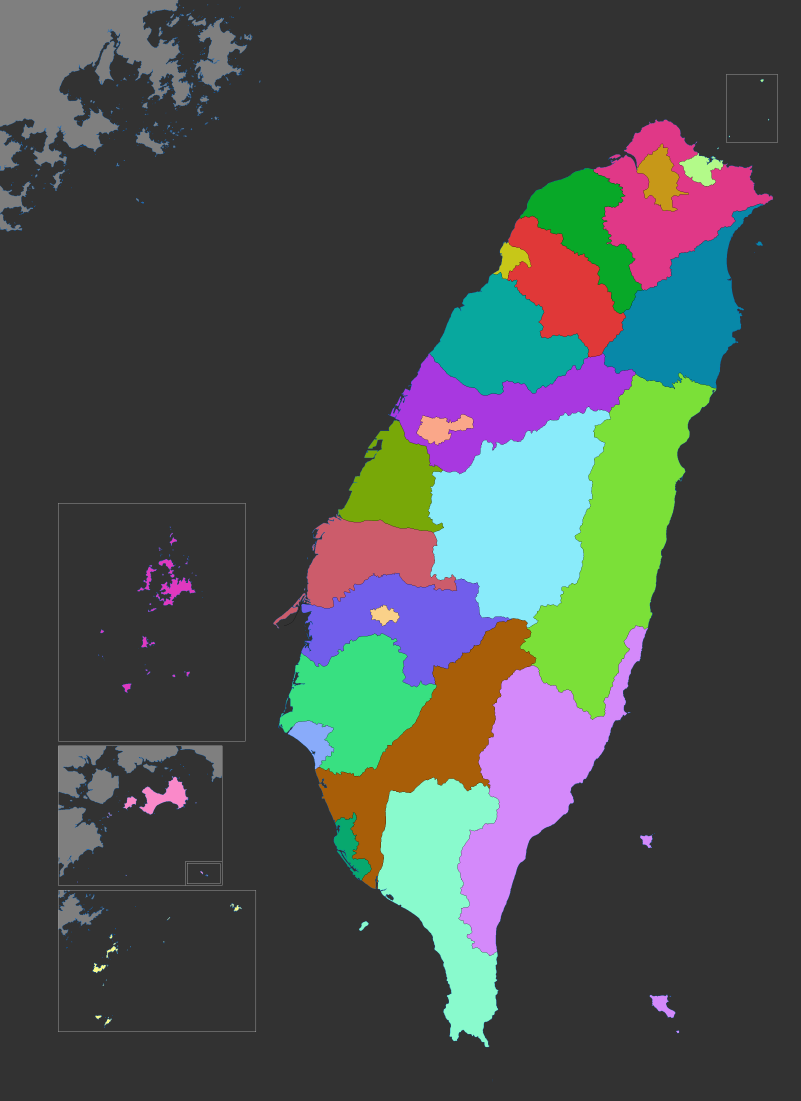
#> input picture County/Colorful25.png, 3203 x 4404 px (shown at 1/4 size)
$ python draw_county_maps_1992_2024.py
#> lines starting #> are read from the running program, lines starting #| are printed output that depends on the picture
#!/usr/bin/env python3
# -*- coding: utf-8 -*-
"""
1992-2024 十屆立法委員選舉 —「各縣市」得票領先政黨得票率地圖
================================================================
參考 draw_legislator_maps_1992_2004.py（鄉鎮市區版）改寫，著色層級提高為「縣市」。

底圖（皆為縣市單色圖，由 County/ 的鄉鎮唯一色圖轉製，鄉鎮界線已抹去）：
    1992-2008（25 縣市時期）：County/Colorful25.png
        對照表 County/Name_Color_Correspondence_25.xlsx（縣市彙總 → 顏色 HEX）
        縣市：台北市、台北縣、基隆市、桃園縣、新竹縣、新竹市、苗栗縣、
              台中市、台中縣、彰化縣、南投縣、雲林縣、嘉義市、嘉義縣、
              台南市、台南縣、高雄市、高雄縣、屏東縣、宜蘭縣、花蓮縣、
              台東縣、澎湖縣、金門縣、連江縣
    2012-2024（22 縣市時期）：County/Colorful5.png
        對照表 County/Name_Color_Correspondence_22.xlsx
        縣市：台北市、新北市、基隆市、桃園市、新竹縣、新竹市、苗栗縣、
              台中市、彰化縣、南投縣、雲林縣、嘉義市、嘉義縣、台南市、
              高雄市、屏東縣、宜蘭縣、花蓮縣、台東縣、澎湖縣、金門縣、連江縣
    （2012 年資料仍稱「桃園縣」，比對前先正規化為底圖用名「桃園市」）

得票資料：data/{year}立法委員_政黨鄉鎮得票.xlsx（工作表「鄉鎮市區級別」）
    欄位：縣市、鄉鎮市區、<政黨>得票數／<政黨>得票率、總得票數
    本腳本**由鄉鎮得票數加總回縣市**再算得票率（比直接讀「縣市級別」更穩，
    且可驗證各黨得票率合計＝100%）；政黨欄位由表頭動態偵測（以「得票數」結尾）。

繪圖規則：
    - 每個縣市取「領先政黨」，以其政黨色階按該縣市得票率深淺填色
    - 色階**十年固定**（35% 起、5% 一階、末階 85% 以上），跨屆可直接比較，
      不像鄉鎮版需依分布自適應位移（縣市僅 22-25 個，分布集中於 35-65%）
    - 縣市界線（底圖 #000000）與海岸線（#0066CC）保留；無資料縣市填畫布底色
      #323232（1992 年金門縣、連江縣未納入資料，比照鄉鎮版以全縣得票率補繪）
    - **不標縣市名**（SHOW_COUNTY_LABELS = False）；圖面純以顏色表達，
      避免地名壓在色塊上干擾閱讀

版面（沿用鄉鎮版）：地圖滿幅；標題兩行＋橫式圖例同置于左上角方框 LEG_BOX。

輸出：map_county/{year}年立法委員選舉_縣市得票率地圖.png

執行：
    py draw_county_maps_1992_2024.py
"""
import os
import warnings
from collections import OrderedDict

import numpy as np
import pandas as pd
from PIL import Image, ImageDraw, ImageFont
from scipy import ndimage as ndi

# 字型鏈回退時，缺少的符號會由後備字型補上，這個警告可忽略
warnings.filterwarnings("ignore", message=r"Glyph .* missing from font")

BASE_DIR = os.path.dirname(os.path.abspath(__file__))
COUNTY_DIR = os.path.join(os.path.dirname(os.path.dirname(BASE_DIR)), "County")
DATA_DIR = os.path.join(BASE_DIR, "data")
OUT_DIR = os.path.join(BASE_DIR, "map_county")

# ===================== 兩套底圖 =====================
PACKS = {
    "25": {"png": "Colorful25.png", "corr": "Name_Color_Correspondence_25.xlsx"},
    "22": {"png": "Colorful5.png",  "corr": "Name_Color_Correspondence_22.xlsx"},
}

# ===================== 十屆選舉定義 =====================
ELECTIONS = [
    # (年份, 屆別, 選舉日期, 底圖套別)
    ("1992", "第二屆", "1992年12月19日", "25"),
    ("1995", "第三屆", "1995年12月2日",  "25"),
    ("1998", "第四屆", "1998年12月5日",  "25"),
    ("2001", "第五屆", "2001年12月1日",  "25"),
    ("2004", "第六屆", "2004年12月11日", "25"),
    ("2008", "第七屆", "2008年1月12日",  "25"),
    ("2012", "第八屆", "2012年1月14日",  "22"),
    ("2016", "第九屆", "2016年1月16日",  "22"),
    ("2020", "第十屆", "2020年1月11日",  "22"),
    ("2024", "第十一屆", "2024年1月13日", "22"),
]

CANVAS_COLOR = "#323232"     # 畫布背景；同時作為無資料縣市的填色

# ===================== 色階（十年固定：35% 起、5% 一階） =====================
# 顏色直接沿用 draw_legislator_maps_1992_2004.py 的 35% 基準色階（shift=0）：
#   35、40、45、50、55、60、65、70、75、80、85、100（末階顏色＝85% 以上）
# 圖例刻度：35% 以下 → 45% → 55% → 65% → 75% → 85% 以上（每 10 個百分點標一次）
LEVELS = [35, 40, 45, 50, 55, 60, 65, 70, 75, 80, 85, 100]

# 各政黨色階：淺 → 深，共 12 色，對應 LEVELS
RAMPS = {
    # 中國國民黨（藍色系）
    "中國國民黨": [
        "#A6E9FF", "#73D9FF", "#40C8FF", "#00C0F4", "#00A2E8", "#0080B8",
        "#006591", "#004B6B", "#003247", "#00283A", "#001F2E", "#010D29",
    ],
    # 民主進步黨（綠色系）
    "民主進步黨": [
        "#E8FFE0", "#CEFFC2", "#C0FFB1", "#A4FF90", "#78FF4F", "#68DE45",
        "#54B337", "#3C8027", "#2B5C1C", "#1D3D13", "#0F210A", "#071A09",
    ],
    # 親民黨（橘色系）
    "親民黨": [
        "#FFC2AA", "#FFA380", "#FF8456", "#FF662B", "#FF4701", "#D93A00",
        "#B33000", "#8D2500", "#6B1D00", "#4D1400", "#3A1000", "#170500",
    ],
    # 新黨（金黃色系）
    "新黨": [
        "#FFE89A", "#FFDD66", "#FFD133", "#FFC700", "#F2B800", "#E0A800",
        "#C79200", "#AD7A00", "#946400", "#4D4900", "#2E2A00", "#161400",
    ],
    # 無黨籍及未經政黨推薦（灰色系）
    "無黨籍及未經政黨推薦": [
        "#D9D9D9", "#C9C9C9", "#B6B6B6", "#A0A0A0", "#898989", "#727272",
        "#5B5B5B", "#464646", "#333333", "#232323", "#151515", "#0B0B0B",
    ],
    # 無黨團結聯盟（粉色系）
    "無黨團結聯盟": [
        "#FAC6D8", "#F8A8C5", "#F68AB2", "#F46C9F", "#F24E8C", "#F03772",
        "#D01058", "#B30D4B", "#950B3F", "#770932", "#590726", "#3D0419",
    ],
    # 民主聯盟（桃紅色系，較無盟更深）
    "民主聯盟": [
        "#FFE0EC", "#FFBDD2", "#FF98B8", "#FF6E9B", "#FF4079", "#F41E5E",
        "#C8164C", "#9E113C", "#750C2D", "#520720", "#380517", "#20030B",
    ],
    # 台灣團結聯盟（咖啡色系）
    "台灣團結聯盟": [
        "#F5E9DB", "#EDDAC0", "#E8CFAF", "#E0C199", "#D8AE7B", "#CB9450",
        "#A37135", "#8A5C2A", "#744A20", "#5F3C19", "#4E3214", "#2E1D0B",
    ],
    # 建國黨（青色系）
    "建國黨": [
        "#D9FFF6", "#A6FFEF", "#73F9E2", "#40E8D2", "#00D4C0", "#00B8A6",
        "#009385", "#007468", "#00564E", "#003832", "#002420", "#011511",
    ],
    # 中華社會民主黨（紫色系）
    "中華社會民主黨": [
        "#F0D9FF", "#DFBFFF", "#CFA0FF", "#BE80FF", "#AB5FF9", "#9A43E8",
        "#7C34B8", "#612A91", "#481F6B", "#301547", "#1E0D2E", "#100729",
    ],
    # 工黨（棕褐色系）
    "工黨": [
        "#F5E8D9", "#E8D2B4", "#D9B98D", "#C99F66", "#B98545", "#A66F2B",
        "#87571F", "#6B4418", "#513411", "#38230B", "#261707", "#170E04",
    ],
    # 台灣民眾黨（青綠色系）
    "台灣民眾黨": [
        "#CFFCF8", "#A2F7EF", "#7FF0E6", "#4DE6D9", "#00D9CA", "#00BFB2",
        "#00A89C", "#008080", "#006666", "#004C4C", "#003838", "#001919",
    ],
    # 其餘小黨／未知名政黨（黃綠系備援）
    "其他政黨": [
        "#EFFFD9", "#DDF5B4", "#C8E88D", "#B0D966", "#96C845", "#7BB22E",
        "#628F22", "#4C6E19", "#395112", "#28380C", "#1B2508", "#111805",
    ],
}

# 政黨 → 色階組別（同名別稱一併指向同一色階）
PARTY_SCHEME = {
    "中國國民黨": "中國國民黨",
    "民主進步黨": "民主進步黨",
    "親民黨": "親民黨",
    "新黨": "新黨",
    "無黨籍及未經政黨推薦": "無黨籍及未經政黨推薦",
    "無黨籍": "無黨籍及未經政黨推薦",
    "無黨團結聯盟": "無黨團結聯盟",
    "民主聯盟": "民主聯盟",
    "台灣團結聯盟": "台灣團結聯盟",
    "建國黨": "建國黨",
    "中華社會民主黨": "中華社會民主黨",
    "工黨": "工黨",
    "勞動黨": "工黨",
    "台灣民眾黨": "台灣民眾黨",
    "台灣民衆黨": "台灣民眾黨",
}
# 未知名政黨依序取用未被佔用的備援色階
SCHEME_FALLBACK = ["其他政黨", "建國黨", "中華社會民主黨", "民主聯盟", "工黨",
                   "台灣團結聯盟", "無黨團結聯盟", "新黨", "親民黨"]

# 圖例欄位排列順序（有領先縣市的政黨才會畫出，其餘依資料欄位順序接在後面）
LEGEND_ORDER = [
    "親民黨", "新黨", "民主進步黨", "中國國民黨",
    "無黨籍及未經政黨推薦", "無黨籍", "無黨團結聯盟", "民主聯盟",
    "台灣團結聯盟", "建國黨", "中華社會民主黨", "工黨", "台灣民眾黨",
]

# ===================== 縣市名正規化 =====================
# 異體字／用字差異（資料側「臺」→ 底圖側「台」）
VARIANT_CHAR_MAP = str.maketrans({"臺": "台"})

# 22 縣市底圖：資料中的舊名 → 底圖用名
NAME_TO_22 = {"桃園縣": "桃園市"}

# ===================== 手動指定填色（無選舉資料區） =====================
# 1992 年資料未含金門縣、連江縣，比照鄉鎮市版以全縣得票率補繪：
#   金門縣 → 無黨籍 53%（陳清寶）；連江縣 → 中國國民黨 58%（曹爾忠）
COUNTY_OVERRIDES = {
    "1992": {
        "金門縣": ("無黨籍及未經政黨推薦", 53.0),
        "連江縣": ("中國國民黨", 58.0),
    },
}

# ===================== 版面參數 =====================
LEG_BOX = (151, 825, 1220, 1950)   # 圖例外框錨點(左上 x,y)與大小上限(右下 x,y)
LEG_PAD = 10                       # 圖例內容與外框左／右／上邊界線的留白（px）
LEG_BOTTOM_PAD = 44                # 色塊底部與外框下邊界線的留白（px）

TITLE_FONT_SIZE = 50               # 標題基準字號（超過上限寬度時自動收縮）
TITLE_FONT_MIN = 18
TITLE_FONT_MAX = 60
TEXT_COLOR = (255, 255, 255)

# ---- 橫式圖例 ----
FONT_CANDIDATES = [
    r"C:\Users\Windows\AppData\Local\Microsoft\Windows\Fonts\gensekigothictw-heavy.ttf",
    r"C:\Windows\Fonts\msjhbd.ttc",
]
LEG_BORDER = (252, 252, 252, 255)
LEG_BG = (50, 50, 50, 255)
LEG_EDGE = (252, 252, 252, 255)
LEG_INK = (252, 252, 252)
TICK_LABEL_STEP = 10               # 中間刻度每 10 個百分點標一次
CELL_RATIO = 110 / 88              # 色塊長寬比（寬:高）
CELL_H_MAX = 72                    # 色塊高度上限（px）
NAME_BLOCK_GAP = 12
NAME_FONT_MAX = 40
TITLE_GRID_GAP = 10
COL_GAP_FRAC = 0.30
LEG_NAME_LINES = {
    "中國國民黨": ("中國", "國民黨"),
    "民主進步黨": ("民主", "進步黨"),
    "台灣團結聯盟": ("台灣", "團結", "聯盟"),
    "無黨籍及未經政黨推薦": ("無黨籍", "及未經", "政黨推薦"),
    "無黨團結聯盟": ("無黨", "團結", "聯盟"),
    "民主聯盟": ("民主", "聯盟"),
    "台灣民眾黨": ("民眾", "黨"),
}
LEG_DISPLAY_NAME = {"無黨籍及未經政黨推薦": "無黨籍"}

# ---- 縣市名標註（預設關閉：圖面不壓地名，僅以顏色表達） ----
SHOW_COUNTY_LABELS = False         # 改為 True 即在各縣市上標名稱
# 字級依「標註點所在的水平淨寬／垂直淨高」決定（比內切圓半徑更貼合狹長形狀），
# 使文字盡量不越界；面積極小的離島（連江）改標在群島外接框中心（浮於海面）。
# 標註用「正文（非粗黑）」字型，避免小字級在色塊上過於搶眼。
LABEL_FONT_CANDIDATES = [
    r"C:\Windows\Fonts\msjh.ttc",          # 微軟正黑體（正文）
    r"C:\Windows\Fonts\msyh.ttc",
]
LABEL_MIN = 13                     # 字級下限（px）
LABEL_MAX = 44                     # 字級上限（px）
LABEL_W_FRAC = 0.60                # 文字總寬上限 ＝ 淨寬 × 此比例
LABEL_H_FRAC = 0.50                # 文字高度上限 ＝ 淨高 × 此比例
LABEL_TINY_RADIUS = 12             # 內切圓半徑小於此值 → 視為極小離島
# 標註名例外：底圖用名 → 當屆實際縣市名（桃園 2014 年底才改制直轄市）
LABEL_ALIAS = {("2012", "桃園市"): "桃園縣"}

_FONT_PATH = None
_LABEL_FONT_PATH = None


# [23 lines left out: functions _font, _label_font, not called in this run]


def hex2rgb(hx):
    h = hx.lstrip("#")
    return (int(h[0:2], 16), int(h[2:4], 16), int(h[4:6], 16))


# [185 lines left out: functions rgb_lum, _party_name_color, _split_party_name, _draw_name_justified, build_legend_img, not called in this run]


# ===================== 讀取對照表 / 底圖幾何 =====================
def load_counties(corr_xlsx):
    """讀「縣市彙總」工作表 → list of {index, name, color, rgb, mask, center, radius}"""
    df = pd.read_excel(corr_xlsx, sheet_name="縣市彙總")
    counties = []
    for _, r in df.iterrows():
        hx = str(r["顏色 (HEX)"]).strip().upper()
        counties.append({
            "index": int(r["序號"]),
            "name": str(r["縣市"]).strip(),
            "color": hx,
            "rgb": hex2rgb(hx),
        })
    return counties


def rgb_key(arr):
    """RGB 陣列 → 單一整數色鍵（顏色互比用）。"""
    return ((arr[..., 0].astype(np.int32) << 16)
            | (arr[..., 1].astype(np.int32) << 8) | arr[..., 2].astype(np.int32))


# [55 lines left out: functions build_geometry, label_metrics, not called in this run]


CANVAS_KEY = (0x32 << 16) | (0x32 << 8) | 0x32


# [242 lines left out: functions sea_anchor, county_results, map_county_name, get_color_by_value, draw_year, not called in this run]


def main():
    print("=" * 62)
    print("  1992-2024 十屆立法委員選舉「縣市」得票率地圖")
    print("=" * 62)

    base_cache = {}
    for pack_id, meta in PACKS.items():
        png = os.path.join(COUNTY_DIR, meta["png"])
        corr = os.path.join(COUNTY_DIR, meta["corr"])
        arr = np.array(Image.open(png).convert("RGB"))
        key = rgb_key(arr)
#> in rgb_key, `return ((arr[..., 0].astype(np.int32) << 16) | (arr[..., 1].astype(np...`:
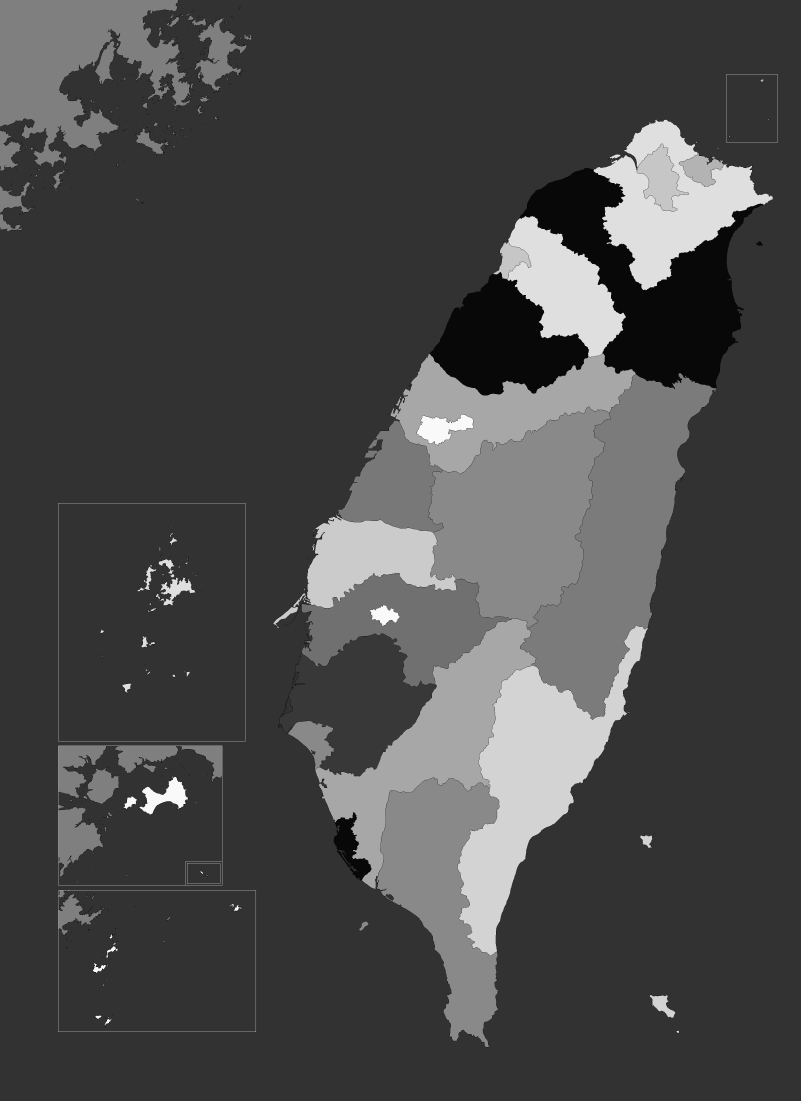
#> returned value: shape (4404, 3203) int32 (shown at 1/4 size); min 0, max 16777215, mean 4819680.5; drawn with min black and max white
        counties = load_counties(corr)
        build_geometry(key, counties)
        base_cache[pack_id] = {"arr": arr, "counties": counties, "key": key}
        print(f"  底圖 {meta['png']:<14s}: {arr.shape[1]}×{arr.shape[0]}，"
              f"{len(counties)} 個縣市")
    print()

    done = []
    for year, session_label, date_line, pack in ELECTIONS:
        if draw_year(year, session_label, date_line, pack, base_cache):
            done.append(year)

    print("#" * 62)
    print(f"完成 {len(done)}/{len(ELECTIONS)} 屆：{done}")
    print(f"輸出目錄：{OUT_DIR}")


if __name__ == "__main__":
#> (the run stopped early here; a loop or call above may not have finished)
